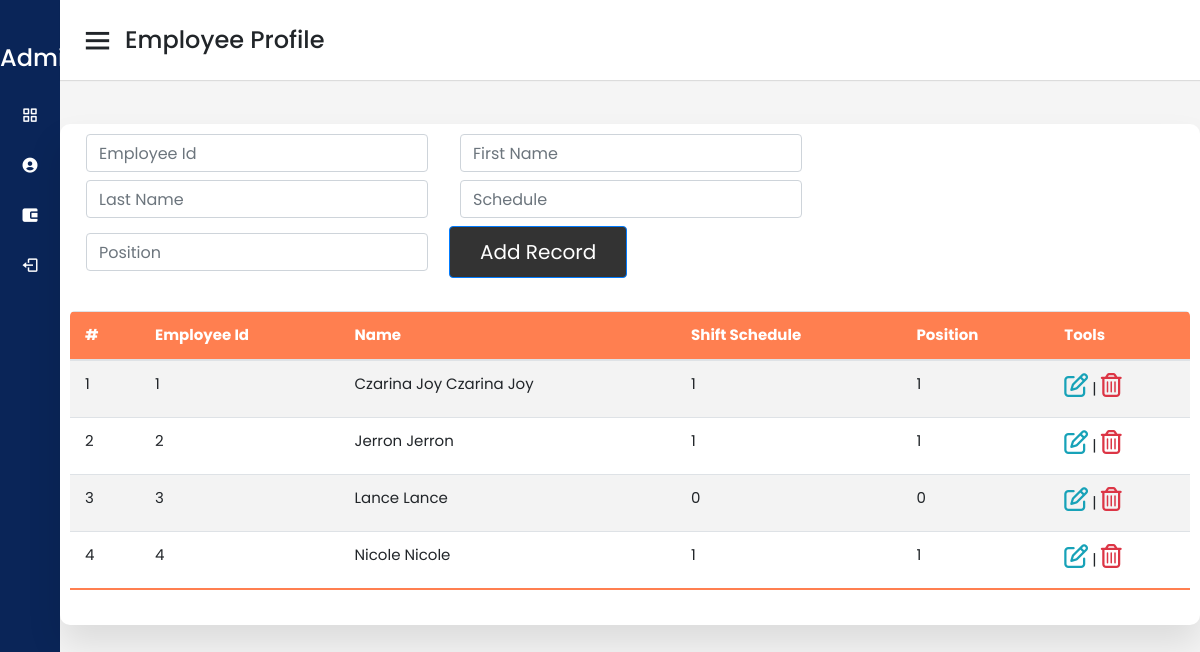
Page /dashboard.php on the committed database.
### tables this page shows
CREATE TABLE `employees` (
  `id` int(11) NOT NULL,
  `employee_id` varchar(15) NOT NULL,
  `firstname` varchar(50) NOT NULL,
  `lastname` varchar(50) NOT NULL,
  `position_id` int(11) NOT NULL,
  `schedule_id` int(11) NOT NULL,
  `created_on` date NOT NULL DEFAULT current_timestamp()
);

### dashboard.php (the view, shortened to what this page needs)
<?php
include("config/config.php");
include "nav-Items.php";
?>
<!DOCTYPE html>
<html lang="en">
<head>
    <head>
        <link rel="stylesheet" href="https://cdn.jsdelivr.net/npm/bootstrap@4.6.1/dist/css/bootstrap.min.css"
>
        <link rel="stylesheet" href="https://pro.fontawesome.com/releases/v5.10.0/css/all.css"
 />
        <link href="https://cdn.datatables.net/1.10.18/css/dataTables.bootstrap4.min.css" rel="stylesheet">
        <link rel="stylesheet" href="sidebar.css" />
        <link href="https://unpkg.com/boxicons@2.0.7/css/boxicons.min.css" rel="stylesheet" />
    </head>
<body>
    <div class="sidebar">
        <div class="logo-details">
            <span class="logo_name">&nbsp;&nbsp;&nbsp;&nbsp;&nbsp; Administrator</span>
        </div>
    </div>
    <section class="home-section">
        <nav>
            <div class="sidebar-button">
                <i class="bx bx-menu sidebarBtn"></i>
                <span class="dashboard">Employee Profile</span>
            </div>
        </nav>
        <div class="home-content">
            <section class="attendance">
                <div class="attendance-list">
                    <form class="form-inline" action="addemployee.php" method="post">
                        <div class="form-group mx-sm-3 mb-2">
                            <input type="text" class="form-control" id="EmployeeId" name="employeeid"
                                placeholder="Employee Id">
                        </div>
                        <div class="form-group mx-sm-3 mb-2">
                            <input type="text" class="form-control" id="fname" name="firstname"
                                placeholder="First Name">
                        </div>
                        <div class="form-group mx-sm-3 mb-2">
                            <input type="text" class="form-control" id="lname" name="lastname" placeholder="Last Name">
                        </div>
                        <div class="form-group mx-sm-3 mb-2">
                            <input type="text" class="form-control" id="Schedule" name="schedule"
                                placeholder="Schedule">
                        </div>
                        <div class="form-group mx-sm-3 mb-2">
                            <input type="text" class="form-control" id="Position" name="position"
                                placeholder="Position">
                        </div>
                        <button type="submit" name="Add" class="btn btn-primary mb-2">Add Record</button>
                    </form>
                    <table id="dataTable_1" class="table">
                        <thead>
                            <tr>
                                <th>#</th>
                                <th>Employee id</th>
                                <th>Name</th>
                                <th>Shift Schedule</th>
                                <th>Position</th>
                                <th>Tools</th>
                            </tr>
                        </thead>
                        <tbody>
                            <?php
                           $sql = "SELECT * from employees";
                           $result = $conn->query($sql);
                           $i = 1;
                           if ($result->num_rows > 0) {
                           while($row = $result->fetch_assoc()) {
                               echo "<tr>
                               <td>". $i ."</td>
                               <td>". $row['employee_id'] . "</td>
                               <td>" . $row['firstname'] . " " . $row['firstname'] . "</td>
                               <td>" . $row['schedule_id'] . "</td>
                               <td>" . $row['position_id'] . "</td>
                               <td><a href = 'employee_edit_record.php?id=" . $row['id'] . "'> <i class='far fa-edit text-info h4'></i></a> | ";
              ?>
                            <a href="#" class="delete" data-employee_id="<?=$row['id']?>">
                                <i class="far fa-trash-alt text-danger h4"></i>
                            </a>
                            <?php
                  $i++;
                }
              } else {
                echo "<tr> <td colspan = '9'> NO RECORDS FOUND</td> </tr>";
              }
                            ?>
                        </tbody>
                    </table>
                </div>
            </section>
</body>
</html>

### sidebar.css (style rules this page uses)
* { margin: 0; padding: 0; box-sizing: border-box; font-family: 'Poppins', sans-serif; }
.sidebar { position: fixed; height: 100%; width: 240px; background: #0A2558; transition: all 0.5s ease; }
.sidebar .logo-details { height: 80px; display: flex; align-items: center; }
.sidebar .logo-details .logo_name { color: #fff; font-size: 24px; font-weight: 500; }
.home-section { position: relative; background: #f5f5f5; min-height: 100vh; width: calc(100% - 240px); left: 240px; transition: all 0.5s ease; }
.home-section nav { display: flex; justify-content: space-between; height: 80px; background: #fff; display: flex; align-items: center; position: fixed; width: calc(100% - 240px); left: 240px; z-index: 100; padding: 0 20px; box-shadow: 0 1px 1px rgba(0, 0, 0, 0.1); transition: all 0.5s ease; }
.home-section nav .sidebar-button { display: flex; align-items: center; font-size: 24px; font-weight: 500; }
nav .sidebar-button i { font-size: 35px; margin-right: 10px; }
.home-section .home-content { position: relative; padding-top: 104px; }
.attendance { margin-top: 20px; text-transform: capitalize; }
.attendance-list { width: 100%; padding: 10px; margin-top: 10px; background: #fff; border-radius: 10px; box-shadow: 0 20px 35px rgba(0, 0, 0, 0.1); }
.table { border-collapse: collapse; margin: 25px 0; font-size: 15px; min-width: 100%; overflow: hidden; border-radius: 5px 5px 0 0; }
table thead tr { color: #fff; background: coral; text-align: left; font-weight: bold; }
.table th, .table td { padding: 12px 15px; }
.table tbody tr { border-bottom: 1px solid #ddd; }
.table tbody tr:nth-of-type(odd) { background: #f3f3f3; }
.table tbody tr:last-of-type { border-bottom: 2px solid coral; }
.attendance .attendance-list .btn { display: inline-block; padding:10px 30px; font-size: 20px; background: #333; color:#fff; margin:0 5px; text-transform: capitalize; }
@media (max-width: 1240px) { .sidebar { width: 60px; } }
@media (max-width: 1240px) { .home-section { width: calc(100% - 60px); left: 60px; } }
@media (max-width: 1240px) { .home-section nav { width: calc(100% - 60px); left: 60px; } }

### rows in the picture
employees: employee "1", firstname "Czarina Joy", schedule "1", position "1"
employees: employee "2", firstname "Jerron", schedule "1", position "1"
employees: employee "3", firstname "Lance", schedule "0", position "0"
employees: employee "4", firstname "Nicole", schedule "1", position "1"
